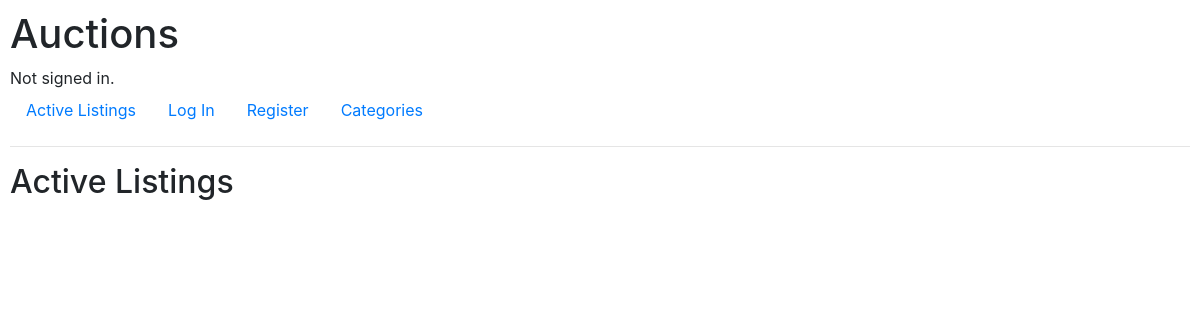
The app's page /, older data.
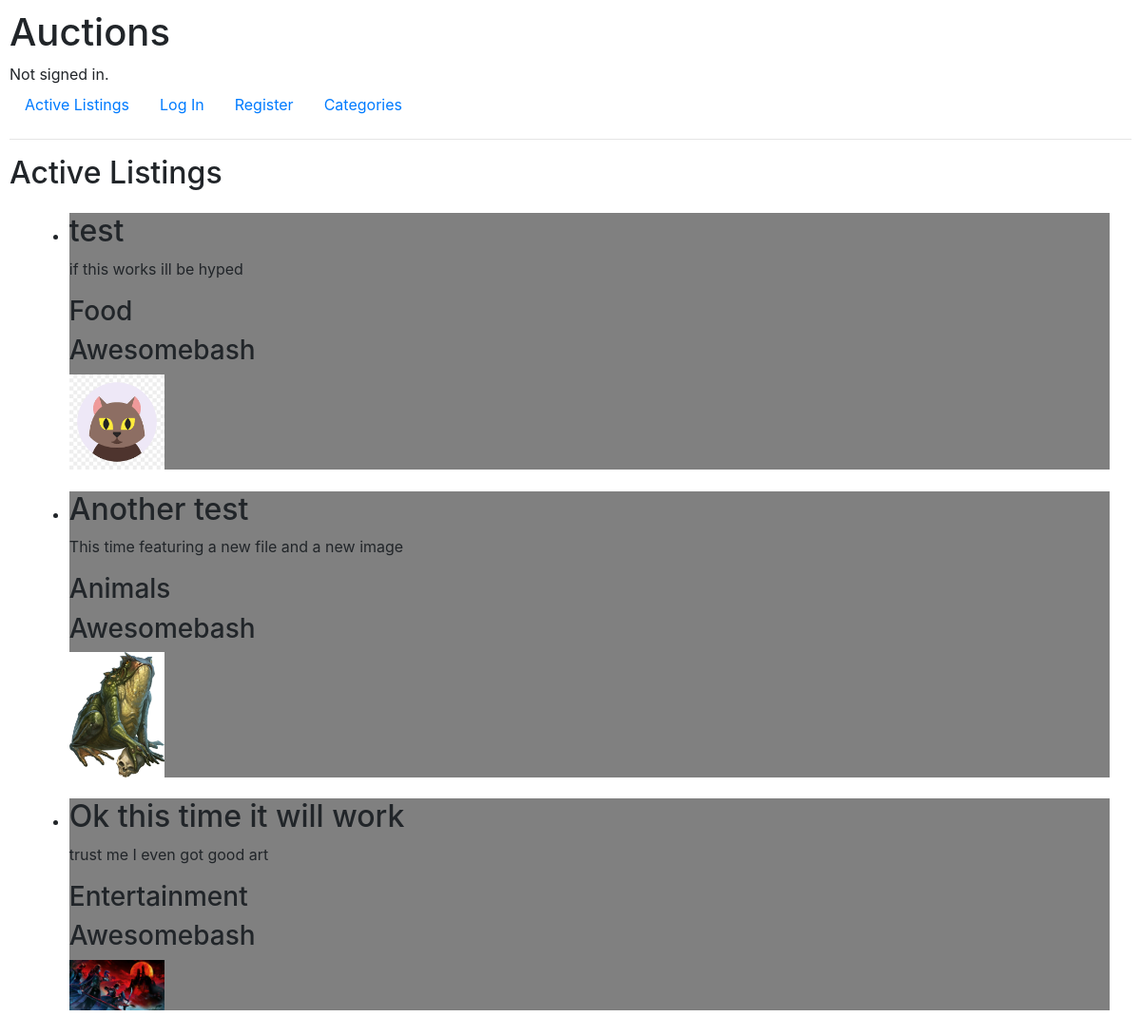
The same page, newer data.
### auctions/models.py (models this page shows, shortened)
class Listing(models.Model):
    title = models.CharField(max_length=64)
    description = models.CharField(max_length=1000)
    image = models.ImageField(null=True, blank=True)
    category = models.ForeignKey(Category, on_delete=models.PROTECT, related_name="categoriesListings")
    user = models.ForeignKey(User, on_delete=models.PROTECT, related_name="userListings")
    active = models.BooleanField()

class Category(models.Model):
    categoryTitle = models.CharField(max_length=64)

class User(AbstractUser):
    pass

### auctions/views.py (the view)
# urls.py: path("", views.index, name="index"),
def index(request):
    print(Listing.objects.values_list())
    if request.method == "POST":
        if not request.POST["category"] in Category.objects.values_list('categoryTitle', flat=True):
            return render(request, "auctions/error.html")
        else:
            return render(request, "auctions/index.html", {
                'listings': Listing.objects.values_list(flat=True)
            })
    else:
        return render(request, "auctions/index.html", {
            'listings': Listing.objects.filter(active=True),
            'categories': Category.objects.values()
        })

### auctions/templates/auctions/index.html
{% extends "auctions/layout.html" %}
{% load static %}
{% block body %}
    <h2>Active Listings</h2>
    <ul>
        {% for listing in listings %}
        <div>
            <li style="background-color: grey; margin: 2%;">
                <h2>{{listing.title}}</h2>
                <p>{{listing.description}}</p>
                <h3>{{listing.category.categoryTitle}}</h3>
                <h3>{{listing.user.username}}</h3>
                <img src="{% static 'auctions/'|add:listing.image.name %}" alt="My image" style="width: 100px; max-width: 600px;;">
            </li>
        </div>
        {% endfor %}
    </ul>
{% endblock %}

### auctions/templates/auctions/layout.html (shortened to what this page needs)
{% load static %}
<!DOCTYPE html>
<html lang="en">
    <head>
        <link rel="stylesheet" href="https://stackpath.bootstrapcdn.com/bootstrap/4.4.1/css/bootstrap.min.css">
        <link href="{% static 'auctions/styles.css' %}" rel="stylesheet">
    </head>
    <body>
        <h1>Auctions</h1>
        <div>
            {% if user.is_authenticated %}
                Signed in as <strong>{{ user.username }}</strong>.
            {% else %}
                Not signed in.
            {% endif %}
        </div>
        <ul class="nav">
            <li class="nav-item">
                <a class="nav-link" href="{% url 'index' %}">Active Listings</a>
            </li>
            {% if user.is_authenticated %}
                <li class="nav-item">
                    <a class="nav-link" href="{% url 'logout' %}">Log Out</a>
                </li>
                <li class="nav-item">
                    <a class="nav-link" href="{% url 'create' %}">Create a Listing</a>
                </li>
                <li class="nav-item">
                    <a class="nav-link" href="{% url 'watchlist' %}">Watchlist</a>
                </li>
            {% else %}
                <li class="nav-item">
                    <a class="nav-link" href="{% url 'login' %}">Log In</a>
                </li>
                <li class="nav-item">
                    <a class="nav-link" href="{% url 'register' %}">Register</a>
                </li>
            {% endif %}
            <li class="nav-item">
                <a class="nav-link" href="{% url 'categories' %}">Categories</a>
            </li>
        </ul>
        <hr>
        {% block body %}
        {% endblock %}
    </body>
</html>

### auctions/static/auctions/styles.css (style rules this page uses)
body { padding: 10px; }

Row changes from the older to the newer data that the page shows:
added Listing: title "test", description "if this works ill be hyped", category.categoryTitle "Food", user.username "Awesomebash", image (picture)
added Listing: title "Another test", description "This time featuring a new file and a new image", category.categoryTitle "Animals", user.username "Awesomebash", image (picture)
added Listing: title "Ok this time it will work", description "trust me I even got good art", category.categoryTitle "Entertainment", user.username "Awesomebash", image (picture)
